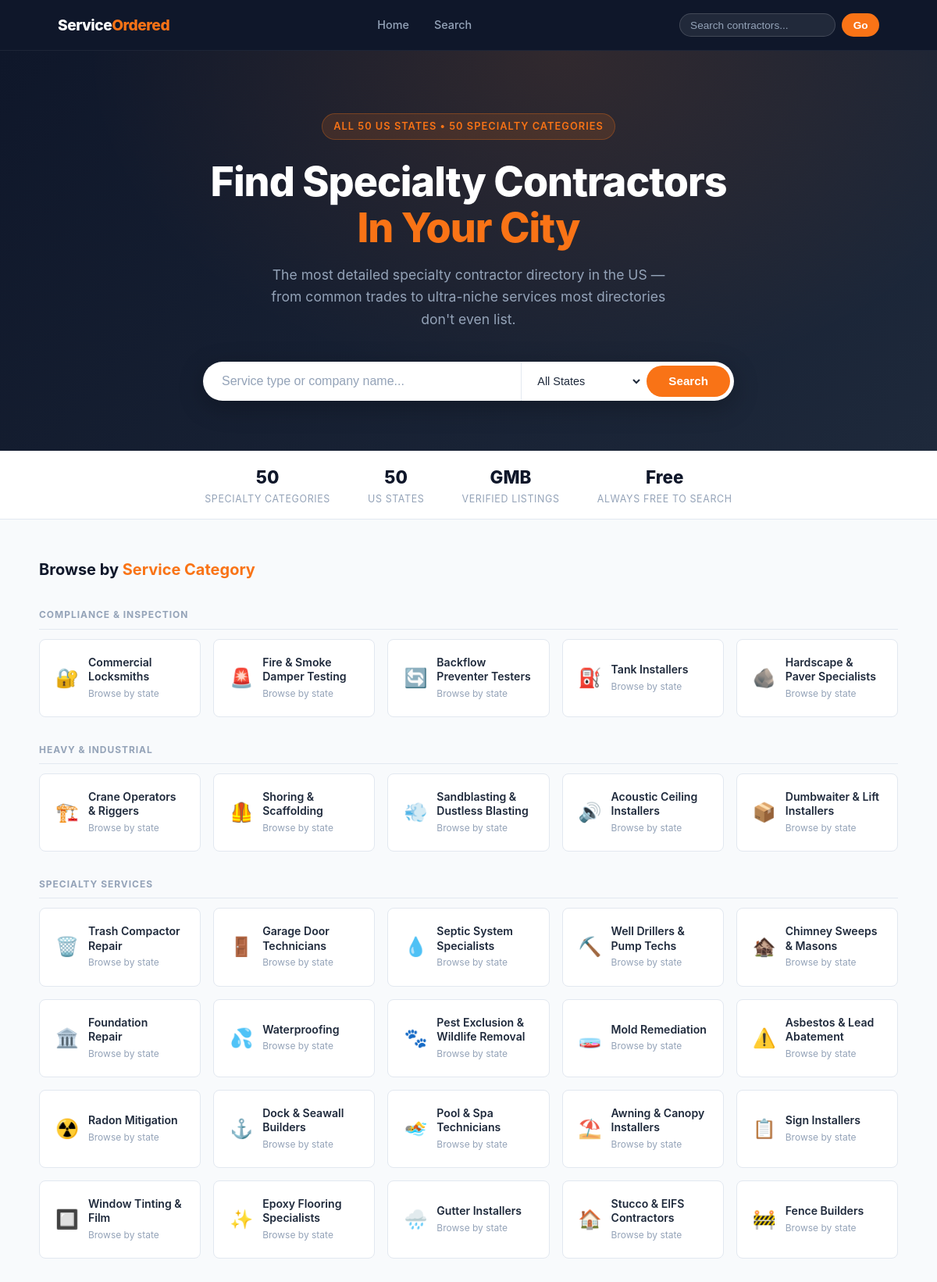
The page / (upper part) on the database its author committed.
### tables this page shows
CREATE TABLE IF NOT EXISTS categories (
    id          INT AUTO_INCREMENT PRIMARY KEY,
    name        VARCHAR(255)  NOT NULL,
    slug        VARCHAR(255)  NOT NULL UNIQUE,
    description TEXT,
    icon        VARCHAR(10),
    group_name  VARCHAR(100),
    sort_order  INT DEFAULT 0,
    created_at  TIMESTAMP DEFAULT CURRENT_TIMESTAMP
);

### includes/helpers.php (called while the page is built, shortened)
<?php
function get_all_categories(): array {
    $db = get_db();
    return $db->query('SELECT * FROM categories ORDER BY group_name, sort_order')->fetchAll();
}

### index.php (the view, shortened to what this page needs)
<?php
require_once 'includes/helpers.php';
require_once 'includes/seo_head.php';
$categories = get_all_categories();
$grouped = [];
foreach ($categories as $cat) {
    $grouped[$cat['group_name']][] = $cat;
}
$jsonld = [
    '@context' => 'https://schema.org',
    '@type'    => 'WebSite',
    'name'     => 'ServiceOrdered',
    'url'      => 'https://serviceordered.com',
    'description' => 'Find specialty contractors by state and city across all 50 US states.',
    'potentialAction' => [
        '@type'       => 'SearchAction',
        'target'      => ['@type' => 'EntryPoint', 'urlTemplate' => 'https://serviceordered.com/search.php?q={search_term_string}'],
        'query-input' => 'required name=search_term_string',
    ],
];
?>
<!DOCTYPE html>
<html lang="en">
<head>
<?php seo_head([
    'title'       => 'Find Specialty Contractors by State & City | ServiceOrdered',
    'description' => 'Search 50 specialty contractor categories across every US state and city. From electrical and plumbing to radon mitigation, dock builders, and backflow testers.',
    'canonical'   => 'https://serviceordered.com/',
    'jsonld'      => $jsonld,
]); ?>
</head>
<body>
<nav>
    <div class="container nav-inner">
        <a href="/" class="nav-logo">Service<span>Ordered</span></a>
        <ul class="nav-links">
            <li><a href="/">Home</a></li>
            <li><a href="/search.php">Search</a></li>
        </ul>
        <form class="nav-search" action="/search.php" method="GET">
            <input type="text" name="q" placeholder="Search contractors...">
            <button type="submit">Go</button>
        </form>
    </div>
</nav>
<section class="hero">
    <div class="container hero-content">
        <div class="hero-eyebrow">All 50 US States &bull; 50 Specialty Categories</div>
        <h1>Find Specialty Contractors<br><span>In Your City</span></h1>
        <p>The most detailed specialty contractor directory in the US — from common trades to ultra-niche services most directories don't even list.</p>
        <div class="search-wrap">
            <form class="search-box" action="/search.php" method="GET">
                <input type="text" name="q" placeholder="Service type or company name..." autocomplete="off" required aria-label="Search contractors">
                <select name="state" aria-label="Select state">
                    <option value="">All States</option>
                </select>
                <button type="submit">Search</button>
            </form>
        </div>
    </div>
</section>
<div class="stats-bar">
    <div class="stats-inner">
        <div class="stat"><div class="stat-num">50</div><div class="stat-label">Specialty Categories</div></div>
        <div class="stat"><div class="stat-num">50</div><div class="stat-label">US States</div></div>
        <div class="stat"><div class="stat-num">GMB</div><div class="stat-label">Verified Listings</div></div>
        <div class="stat"><div class="stat-num">Free</div><div class="stat-label">Always Free to Search</div></div>
    </div>
</div>
<div class="container section">
    <h2 class="section-title">Browse by <span>Service Category</span></h2>
    <?php foreach ($grouped as $group_name => $cats): ?>
    <div class="group-label"><?= htmlspecialchars($group_name) ?></div>
    <div class="categories-grid">
        <?php foreach ($cats as $cat): ?>
        <a href="/<?= htmlspecialchars($cat['slug']) ?>/" class="category-card">
            <div class="cat-icon"><?= $cat['icon'] ?></div>
            <div>
                <div class="cat-name"><?= htmlspecialchars($cat['name']) ?></div>
                <div class="cat-count">Browse by state</div>
            </div>
        </a>
        <?php endforeach; ?>
    </div>
    <?php endforeach; ?>
</div>
</body>
</html>

### includes/seo_head.php (shortened to what this page needs)
<?php
function seo_head(array $seo): void {
    ?>
    <link rel="stylesheet" href="/assets/css/style.css">
<?php
}

### rows shown on the page
categories: icon "🔐", name "Commercial Locksmiths"
categories: icon "🚨", name "Fire & Smoke Damper Testing"
categories: icon "🔄", name "Backflow Preventer Testers"
categories: icon "⛽", name "Tank Installers"
categories: icon "🪨", name "Hardscape & Paver Specialists"
categories: icon "🏗️", name "Crane Operators & Riggers"
categories: icon "🦺", name "Shoring & Scaffolding"
categories: icon "💨", name "Sandblasting & Dustless Blasting"
categories: icon "🔊", name "Acoustic Ceiling Installers"
categories: icon "📦", name "Dumbwaiter & Lift Installers"
categories: icon "🗑️", name "Trash Compactor Repair"
categories: icon "🚪", name "Garage Door Technicians"
categories: icon "💧", name "Septic System Specialists"
categories: icon "⛏️", name "Well Drillers & Pump Techs"
categories: icon "🏚️", name "Chimney Sweeps & Masons"
categories: icon "🏛️", name "Foundation Repair"
categories: icon "💦", name "Waterproofing"
categories: icon "🐾", name "Pest Exclusion & Wildlife Removal"
categories: icon "🧫", name "Mold Remediation"
categories: icon "⚠️", name "Asbestos & Lead Abatement"
categories: icon "☢️", name "Radon Mitigation"
categories: icon "⚓", name "Dock & Seawall Builders"
categories: icon "🏊", name "Pool & Spa Technicians"
categories: icon "⛱️", name "Awning & Canopy Installers"
categories: icon "📋", name "Sign Installers"
categories: icon "🔲", name "Window Tinting & Film"
categories: icon "✨", name "Epoxy Flooring Specialists"
categories: icon "🌧️", name "Gutter Installers"
categories: icon "🏠", name "Stucco & EIFS Contractors"
categories: icon "🚧", name "Fence Builders"

### other values the page prints
$group_name "COMPLIANCE & INSPECTION"
$group_name "HEAVY & INDUSTRIAL"
$group_name "SPECIALTY SERVICES"
